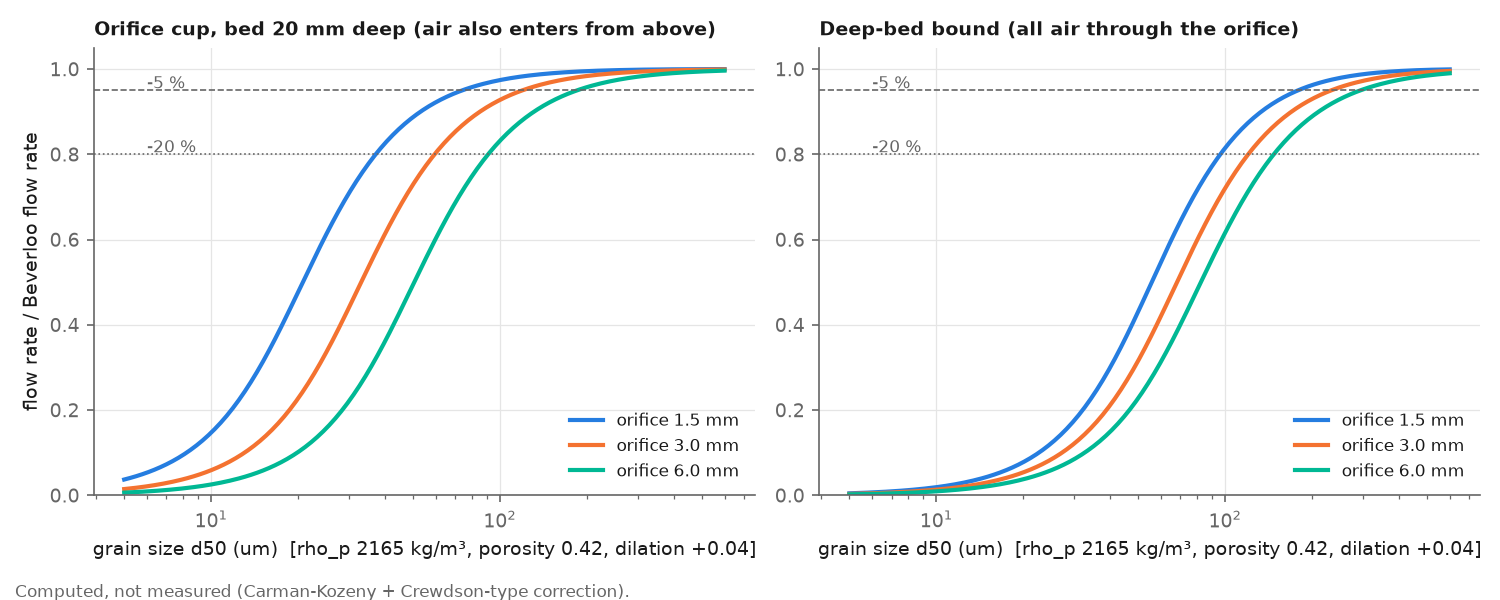

Reproduce this figure in Python.
"""Test 5 orifice cup: air counter-flow through a dilating bed for fine powders.

Beverloo:  W_B = C rho_b sqrt(g) (D - k d)^2.5,  C = 0.58, k = 1.5.
Crewdson, Ormond and Nedderman (1977) showed that fine grains discharge more slowly than Beverloo
because an interstitial pressure gradient at the orifice opposes gravity:
    W = W_B sqrt(1 - |dp/dz| / (rho_b g)).
Here the gradient is computed, not measured: the bed dilates from its poured void ratio e0 to e0 + de
at the orifice, so air must flow into the dilation zone at Q_air = (W / rho_p) de.  The zone is fed
in parallel through the orifice zone (length L_o = D/2, area A_o, Carman-Kozeny permeability at the
dilated porosity) and down through the packed bed above (height H, cup area A_cup):
    |dp/dz| = (Q_air R_bot / L_o) * R_top / (R_top + R_bot),   R = mu L / (k A).
"Deep bed" bound: R_top >> R_bot (all air through the orifice, as in a tall hopper).
W follows from the quadratic W = W_B sqrt(1 - beta W).  Grain size where W/W_B = 0.95 and 0.80.
Writes orifice_air.json and orifice_air.png.
"""
import json
import subprocess

import numpy as np
from scipy.optimize import brentq

import plotstyle as ps

G, MU = 9.81, 1.85e-5
C_BEV, K_BEV = 0.58, 1.5
D_CUP = 0.025
ORIFICES = [1.0e-3, 1.5e-3, 2.0e-3, 2.54e-3, 3.0e-3, 4.0e-3, 5.08e-3, 6.0e-3]


def carman(d, eps):
    return d * d * eps ** 3 / (180 * (1 - eps) ** 2)


def beverloo(D, d, rho_b):
    x = max(D - K_BEV * d, 0.0)
    return C_BEV * rho_b * np.sqrt(G) * x ** 2.5


def ratio(D, d, rho_p, rho_b, deps=0.04, H=0.020, deep=False):
    """W / W_B for one powder and orifice."""
    eps0 = 1 - rho_b / rho_p
    eps_o = min(eps0 + deps, 0.95)
    de = eps_o / (1 - eps_o) - eps0 / (1 - eps0)
    Ao = np.pi * D * D / 4
    Lo = D / 2
    k_o = carman(d, eps_o)
    k_b = carman(d, eps0)
    Rbot = MU * Lo / (k_o * Ao)
    Rtop = MU * H / (k_b * np.pi * D_CUP ** 2 / 4)
    frac = 1.0 if deep else Rtop / (Rtop + Rbot)
    # |dp/dz| = beta_p * W  with  Q_air = W de / rho_p
    beta = (de / rho_p) * Rbot / Lo * frac / (rho_b * G)
    WB = beverloo(D, d, rho_b)
    if WB <= 0:
        return float("nan"), WB          # D < k d: Beverloo has no flow at all (not an air effect)
    W = (-beta * WB ** 2 + np.sqrt(beta ** 2 * WB ** 4 + 4 * WB ** 2)) / 2
    return W / WB, WB


def d_crit(D, rho_p, rho_b, target, **kw):
    f = lambda logd: ratio(D, np.exp(logd), rho_p, rho_b, **kw)[0] - target
    lo, hi = np.log(1e-6), np.log(min(D / K_BEV * 0.999, 2e-3))
    if f(hi) < 0:
        return None
    if f(lo) > 0:
        return 0.0
    return float(np.exp(brentq(f, lo, hi)))


def battery():
    txt = subprocess.run(["git", "show", "e8811bd:docs/physics-simulations/runs/heldout-powders/data/"
                          "literature_powder_properties.csv"], capture_output=True, text=True,
                         cwd="/home/runner/work/powder-doser/powder-doser").stdout
    rows = [l.split(",") for l in txt.strip().splitlines()]
    hdr = rows[0]
    out = []
    for r in rows[1:]:
        d = dict(zip(hdr, r))
        out.append(dict(name=d["powder_id"], rho_b=float(d["bulk_density_g_ml"]) * 1e3,
                        rho_p=float(d["true_density_g_cm3"]) * 1e3, d50=float(d["d50_um"]) * 1e-6))
    return out


def main():
    powders = [dict(name="salt-like dry (ref)", rho_b=1249.0, rho_p=2165.0, d50=425e-6),
               dict(name="cohesive (ref, Bo 5)", rho_b=1023.0, rho_p=2165.0, d50=425e-6)] + battery()
    res = dict(model=__doc__.split("Writes")[0].strip(), C=C_BEV, k=K_BEV, cases={})
    for deep in (False, True):
        for deps in (0.02, 0.04, 0.06):
            key = f"{'deep' if deep else 'cup_H20mm'}_deps{deps:.2f}"
            tab = {}
            for p in powders:
                row = {}
                for D in ORIFICES:
                    r, WB = ratio(D, p["d50"], p["rho_p"], p["rho_b"], deps=deps, deep=deep)
                    row[f"{D*1e3:.2f}"] = dict(W_over_WB=float(r), W_B_g_s=float(WB * 1e3))
                tab[p["name"]] = row
            crit = {}
            for D in ORIFICES:
                crit[f"{D*1e3:.2f}"] = dict(
                    d_5pct_um_rho2165_eps0p42=_um(d_crit(D, 2165.0, 2165.0 * 0.58, 0.95, deps=deps, deep=deep)),
                    d_20pct_um_rho2165_eps0p42=_um(d_crit(D, 2165.0, 2165.0 * 0.58, 0.80, deps=deps, deep=deep)),
                    d_5pct_um_rho1450_eps0p53=_um(d_crit(D, 1450.0, 680.0, 0.95, deps=deps, deep=deep)),
                    d_20pct_um_rho1450_eps0p53=_um(d_crit(D, 1450.0, 680.0, 0.80, deps=deps, deep=deep)))
            res["cases"][key] = dict(powders=tab, critical_size=crit)
    # bed-height dependence (the cup drains from about 40 mm of powder to zero)
    hd = {}
    for p in powders:
        if p["name"] not in ("silicon-325", "alsi10mg", "carboxymethyl-cellulose", "white-rice-flour"):
            continue
        hd[p["name"]] = {f"D{D*1e3:.2f}": {f"H{H*1e3:.0f}": round(float(ratio(D, p["d50"], p["rho_p"], p["rho_b"],
                                                                                 deps=0.04, H=H)[0]), 3)
                                             for H in (0.005, 0.010, 0.020, 0.040)}
                         for D in (2.54e-3, 5.08e-3)}
    res["bed_height_dependence_deps0.04"] = hd
    print("bed height", hd)
    json.dump(res, open("orifice_air.json", "w"), indent=1)

    # figure: W/W_B vs d for D = 2.54 and 5.08 mm, cup (H = 20 mm) and deep-bed bound, de = 0.04
    fig, axs = ps.plt.subplots(1, 2, figsize=(10, 4))
    dd = np.logspace(np.log10(5e-6), np.log10(6e-4), 200)
    for k, D in enumerate((1.5e-3, 3.0e-3, 6.0e-3)):
        for ax, deep in zip(axs, (False, True)):
            y = [ratio(D, d, 2165.0, 2165 * 0.58, deps=0.04, deep=deep)[0] for d in dd]
            ax.plot(dd * 1e6, y, color=ps.CAT[k], lw=2, label=f"orifice {D*1e3:.1f} mm")
    for ax, t in zip(axs, ("Orifice cup, bed 20 mm deep (air also enters from above)",
                           "Deep-bed bound (all air through the orifice)")):
        ax.set_xscale("log")
        ax.axhline(0.95, color=ps.TEXT2, lw=0.8, ls="--")
        ax.axhline(0.80, color=ps.TEXT2, lw=0.8, ls=":")
        ax.text(6, 0.955, "-5 %", color=ps.TEXT2, fontsize=8)
        ax.text(6, 0.805, "-20 %", color=ps.TEXT2, fontsize=8)
        ax.set_xlabel("grain size d50 (um)  [rho_p 2165 kg/m³, porosity 0.42, dilation +0.04]")
        ax.set_ylim(0, 1.05)
        ax.set_title(t, loc="left", fontsize=9)
        ps.tidy(ax)
    axs[0].set_ylabel("flow rate / Beverloo flow rate")
    axs[0].legend(fontsize=8, loc="lower right")
    axs[1].legend(fontsize=8, loc="lower right")
    fig.text(0.01, 0.005, "Computed, not measured (Carman-Kozeny + Crewdson-type correction).",
             color=ps.TEXT2, fontsize=8)
    fig.tight_layout(rect=(0, 0.03, 1, 1))
    fig.savefig("orifice_air.png", dpi=150)
    # print a compact summary
    for key in ("cup_H20mm_deps0.04", "deep_deps0.04"):
        print(key)
        for D in ("1.00", "3.00", "6.00"):
            print("  D", D, res["cases"][key]["critical_size"][D])
        for name in ("salt-like dry (ref)", "silicon-325", "alsi10mg", "carboxymethyl-cellulose", "xanthan-gum",
                     "white-rice-flour"):
            r = res["cases"][key]["powders"][name]
            print("  ", name, {D: round(r[D]["W_over_WB"], 3) for D in ("1.50", "2.54", "5.08")})


def _um(x):
    return None if x is None else round(x * 1e6, 1)


if __name__ == "__main__":
    main()
